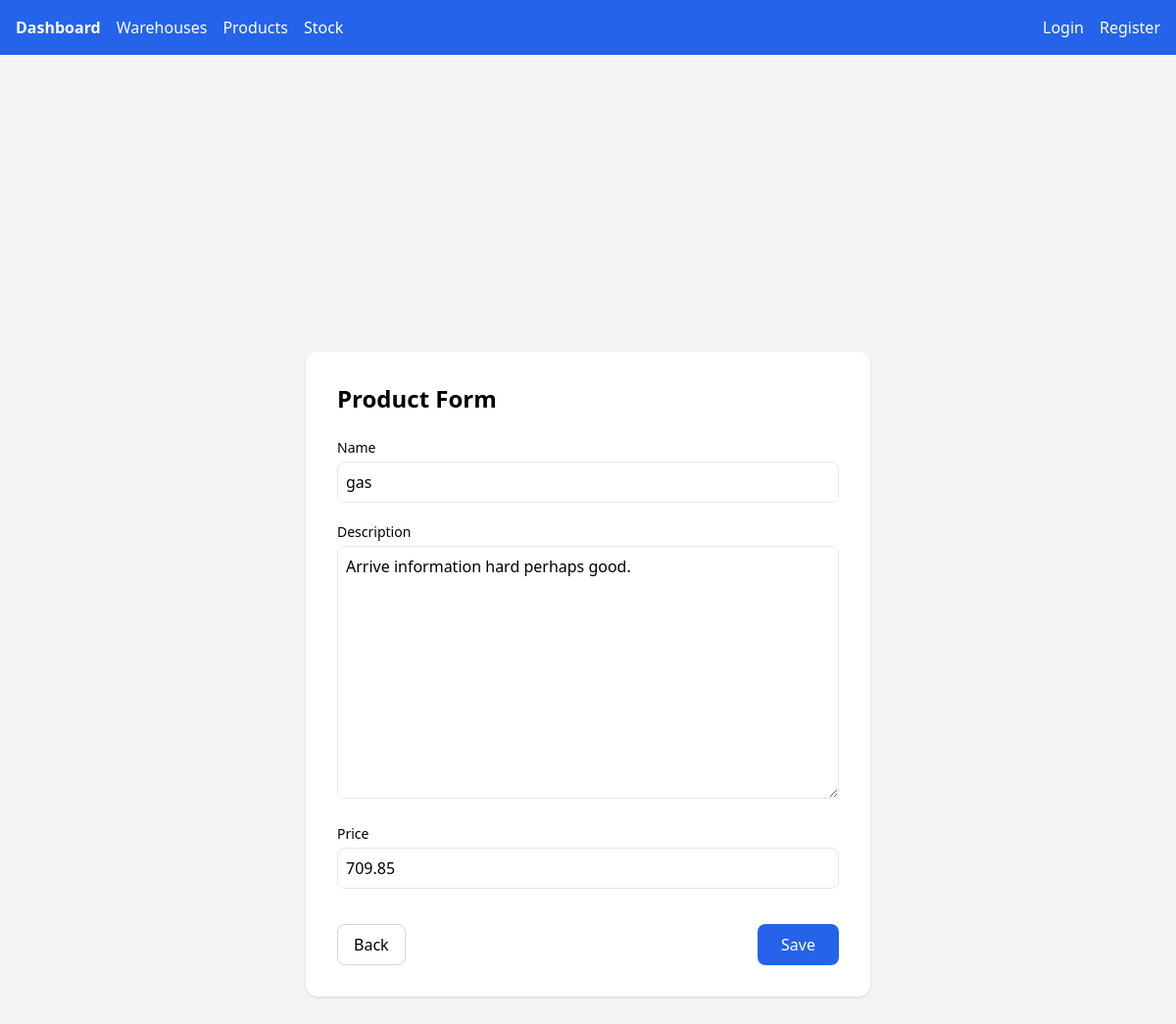
The page /products/6/edit/ on the database its author committed.
### main/models.py (models this page shows, shortened)
class Product(models.Model):
    name = models.CharField(max_length=100)
    description = models.TextField()
    price = models.FloatField()

### main/views.py (the view)
# urls.py: path('products/<int:pk>/edit/', ProductUpdateView.as_view(), name='product_edit'),
class ProductUpdateView(UpdateView):
    model = Product
    fields = ["name", "description", "price"]
    template_name = "main/product_form.html"
    success_url = reverse_lazy("main:products")
    def get_form(self, form_class=None):
        form = super().get_form(form_class)
        for field in form.fields.values():
            field.widget.attrs.update({
                "class": "w-full border rounded-lg p-2 focus:outline-none focus:ring-2 focus:ring-blue-500"
            })
        return form

### main/templates/main/product_form.html (shortened to what this page needs)
{% extends "base.html" %}
{% block content %}
<div class="min-h-screen flex items-center justify-center bg-gray-100 py-10">
    <div class="w-full max-w-xl bg-white rounded-xl shadow p-8">
        <h1 class="text-2xl font-bold mb-6">
            Product Form
        </h1>
        <form method="post" class="space-y-5">
            <div>
                <label class="block text-sm font-medium mb-1">
                    Name
                </label>
                {{ form.name }}
            </div>
            <div>
                <label class="block text-sm font-medium mb-1">
                    Description
                </label>
                {{ form.description }}
            </div>
            <div>
                <label class="block text-sm font-medium mb-1">
                    Price
                </label>
                {{ form.price }}
            </div>
            <div class="flex justify-between pt-4">
                <a href="{% url 'main:products' %}"
                   class="px-4 py-2 rounded-lg border border-gray-300 hover:bg-gray-100">
                    Back
                </a>
                <button type="submit"
                        class="px-6 py-2 bg-blue-600 hover:bg-blue-700 text-white rounded-lg font-medium">
                    Save
                </button>
            </div>
        </form>
    </div>
</div>
{% endblock %}

### rows shown on the page
Product: name "gas", description "Arrive information hard perhaps good.", price "709.85"
